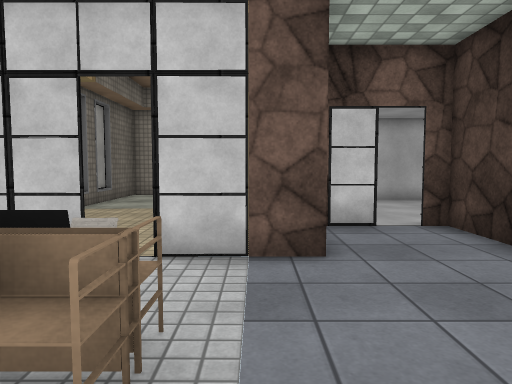
[1] (above)

19 first-person views from a walk through a Unity game level. The camera is 1.3 m above the floor, tilts 4° down and sees 70° across. Doors are open. The floor is counted in squares, 1 m on a side. Each view is taken from the middle of a square. On the plan, view 1 faces up. The plan holds only what a view shows up to about 15 squares ahead; the rest is blank. The player is left out. Some surface patterns are stand-ins.

[2]
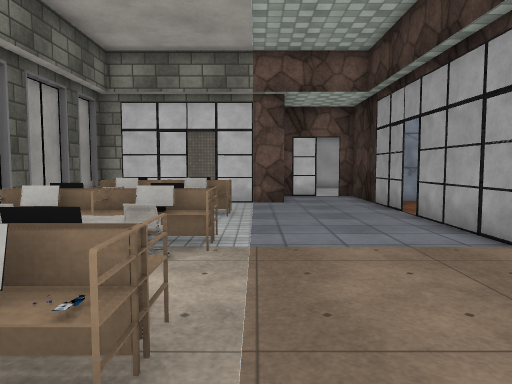

[3]
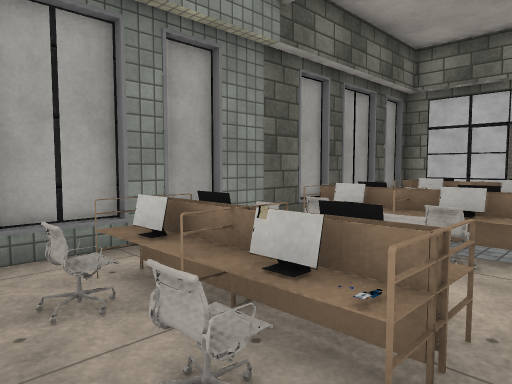

[4]
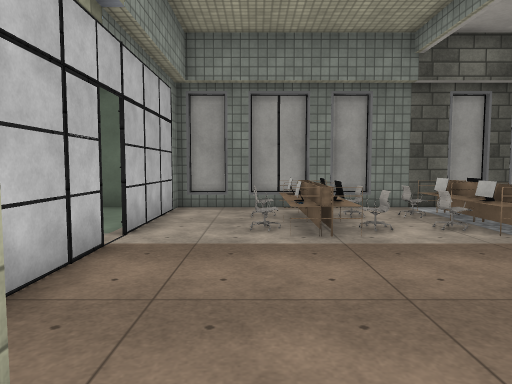

[5]
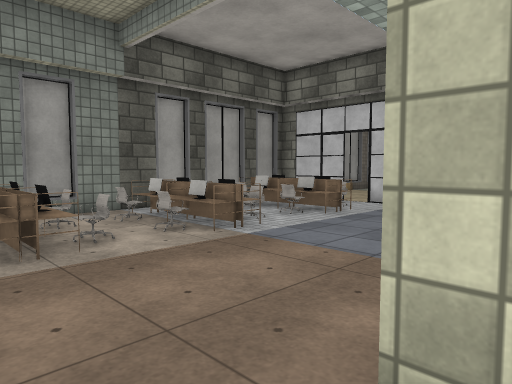

[6]
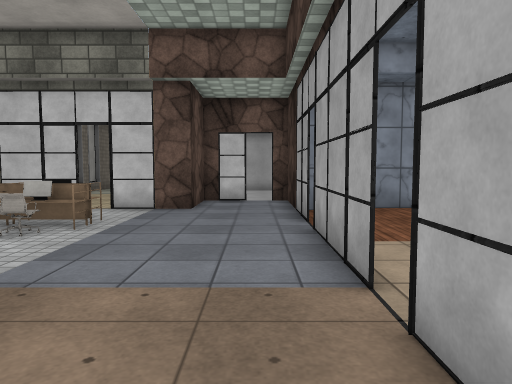

[7]
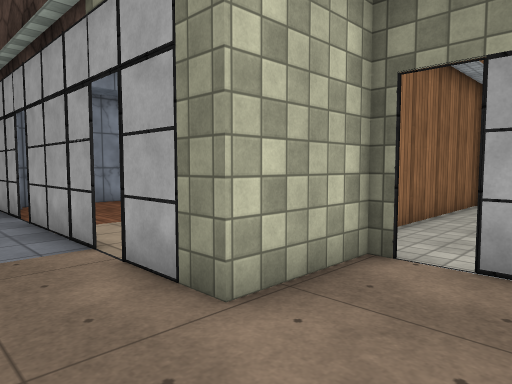

[8]
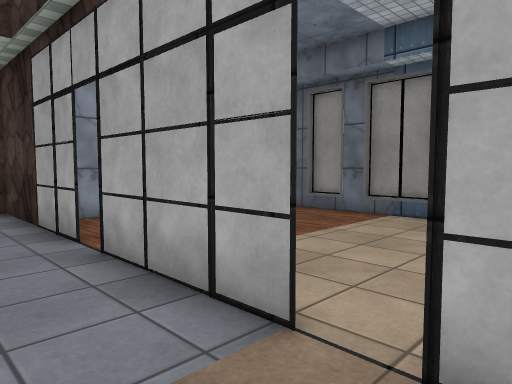

[9]
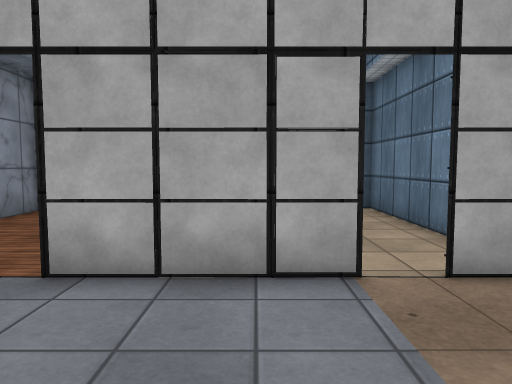

[10]
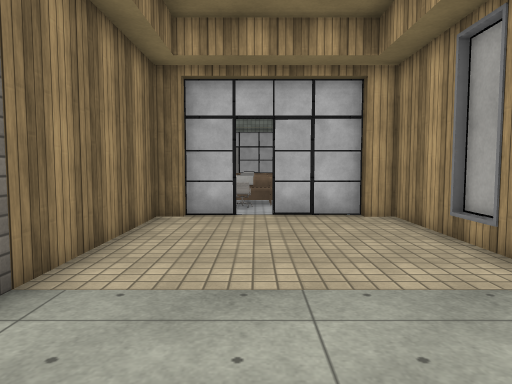

[11]
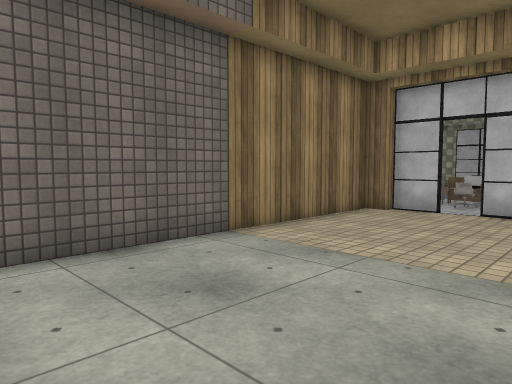

[12]
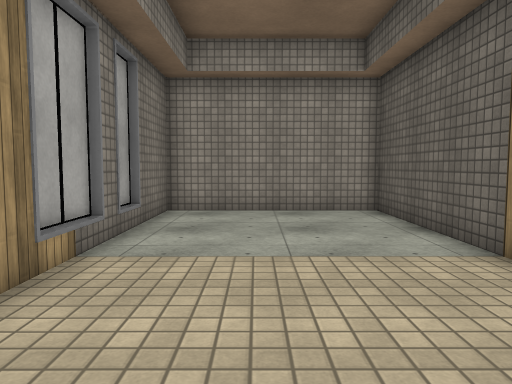

[13]
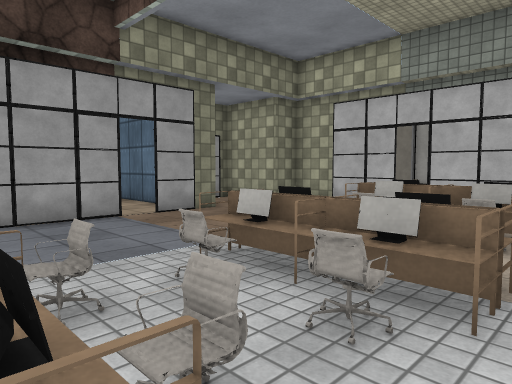

[14]
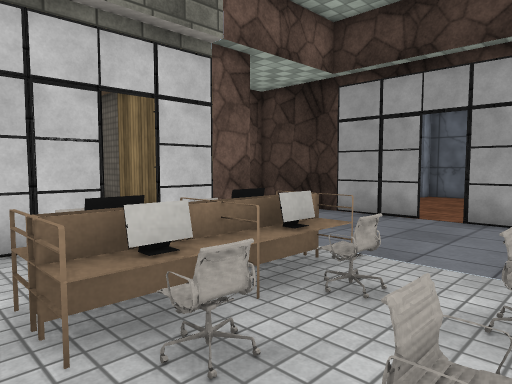

[15]
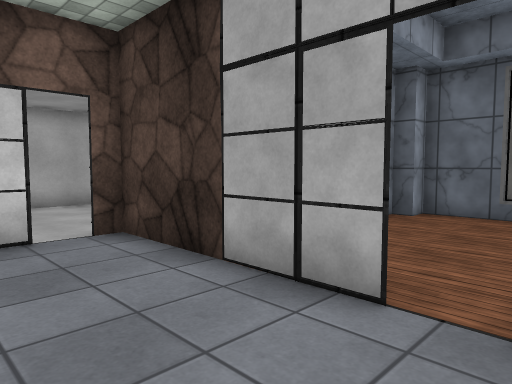

[16]
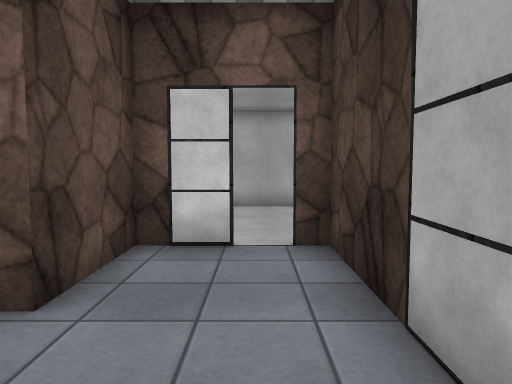

[17]
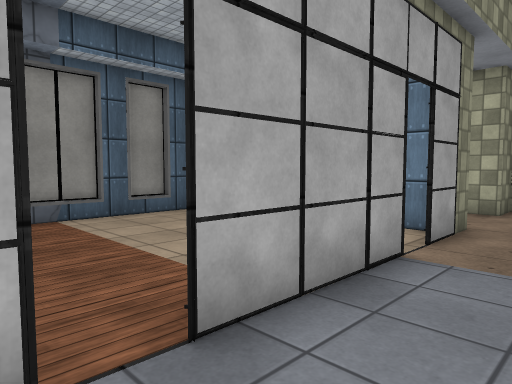

[18]
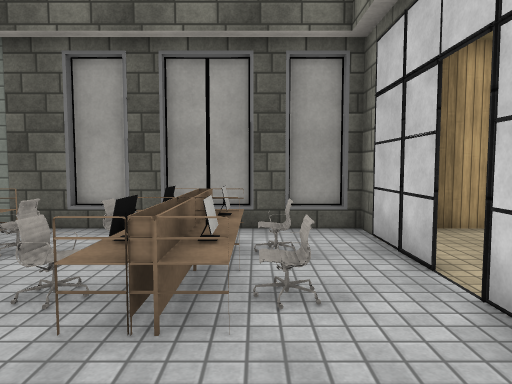

[19]
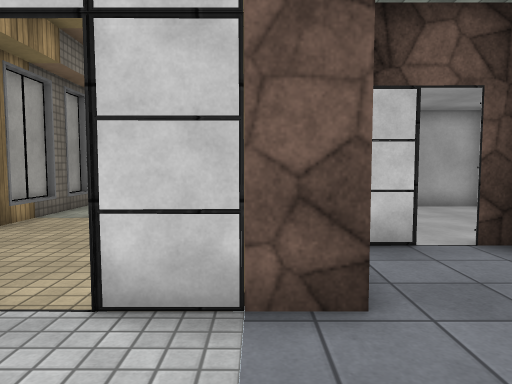

### Floor plan
Points are (right, up) in squares from view 1. A wall is a line through its corners. A room is listed if a view was taken in it or the views show most of it. See-through windows are left out.
Room 1 (views 1, 2, 3, 4, 5, 6, 7, 8, 9, 13, 14, 15, 16, 17, 18, 19)
walls: (-5.6, -3.8) (-5.6, -9.5) (-0.8, -9.5); (-5.6, -0.1) (-5.6, -3.6); (-5.8, -3.4) (-5.8, -4.6); (4.2, -2.3) (4.2, 1.6); (4.3, -1.3) (4.1, 0.2); (-5.8, 0.4) (-5.8, -0.9); (-5.6, 1.1) (-5.6, 0.2); (-5.8, -5.2) (-5.8, -7.2); (4.2, 2.4) (4.3, 3.7); (4.2, 2.5) (4.2, 7.9); (-5.8, 3) (-5.8, 1.1); (0, 5.1) (-1.5, 5.3); (-2.4, 5.2) (-5.6, 5.2) (-5.6, 2.1); (0.1, -9.4) (1.3, -9.5); (0.1, -9.5) (4.2, -9.5) (4.2, -8.3) (6, -8.3); (-5.8, -8) (-5.8, -9.1); (-5.8, 4.9) (-5.8, 3.6); (7, -5.9) (7, -5.4) (4.2, -5.4) (4.2, -3.1); (7, -7.2) (7, -6.7); (2.7, 7.9) (1, 7.9) (1, 5.2) (-1.5, 5.2)
ways out: open door at (-2, 5) to room 2; open door at (4, -2.5) to room 3; open door at (4, 2) to room 3; open door at (-0.5, -9); open door at (3, 8); open door at (7, -6.5)
objects: other object (-4, -7); other object (-4, -6) to (-3, -6); other object (-4, -5); other object (-4, -4); other object (-4, -2) to (-3, -1); other object (-4, -1); other object (-4, 0); other object (-4, 1) to (-3, 1); other object (-4, 2); other object (-4, 3) to (-3, 3); other object (-3, -5); other object (-3, -3); other object (-3, -2); other object (-3, 2); other object (-2, -7); other object (-2, -6) to (-1, -6); other object (-2, -5); other object (-2, -3); other object (-2, -2); other object (-2, -1); other object (-2, 1); other object (-2, 2); other object (-2, 3); other object (-1, -5); other object (-1, -4); other object (-1, -2) to (-1, -1); other object (-1, 0); other object (-1, 2); other object (-1, 3)
Room 2 (views 10, 11, 12)
walls: (-5.8, 12.1) (-5.8, 10.6); (-5.8, 9.3) (-5.8, 8.4); (-5.8, 14.1) (-5.8, 13.3); (-1.6, 5.2) (-0.1, 5.2); (-1.5, 5.2) (-0.1, 5.3) (-0.1, 5.6) (0.6, 5.6) (0.6, 16.7) (-5.6, 16.7) (-5.6, 5.6) (-4.8, 5.6); (-4.8, 5.2) (-2.4, 5.2)
ways out: open door at (-2, 5) to room 1
Room 3 (no view inside)
walls: (11.3, 1) (11.3, 1.9); (11.5, -0.9) (11.5, 1); (11.3, -1.6) (11.3, -0.8); (11.5, 1.9) (11.5, 3); (11.3, 2.5) (11.3, 4.8); (11.5, -2.8) (11.5, -1.6); (10.6, 4.8) (10.6, 5.4) (4.9, 5.4); (4.7, -4.6) (11.3, -4.6) (11.3, -2.5); (4.9, 4.8) (4.1, 4.8)
ways out: open door at (4, -2.5) to room 1; open door at (4, 2) to room 1

Positions as (right, up) in squares from view 1, and headings:
1: (0, 0), facing up
2: (0, -8), facing up
3: (0, -8), facing up-left
4: (6, -7), facing left
5: (5, -7), facing up-left
6: (3, -6), facing up
7: (2, -8), facing up-right
8: (2, -4), facing up-right
9: (0, -1), facing right
10: (-2, 15), facing down
11: (-5, 16), facing down-right
12: (-3, 6), facing up
13: (-5, 2), facing down-right
14: (-5, -1), facing up-right
15: (1, 1), facing up-right
16: (3, 2), facing up
17: (2, 3), facing down-right
18: (2, 3), facing left
19: (0, 2), facing up
